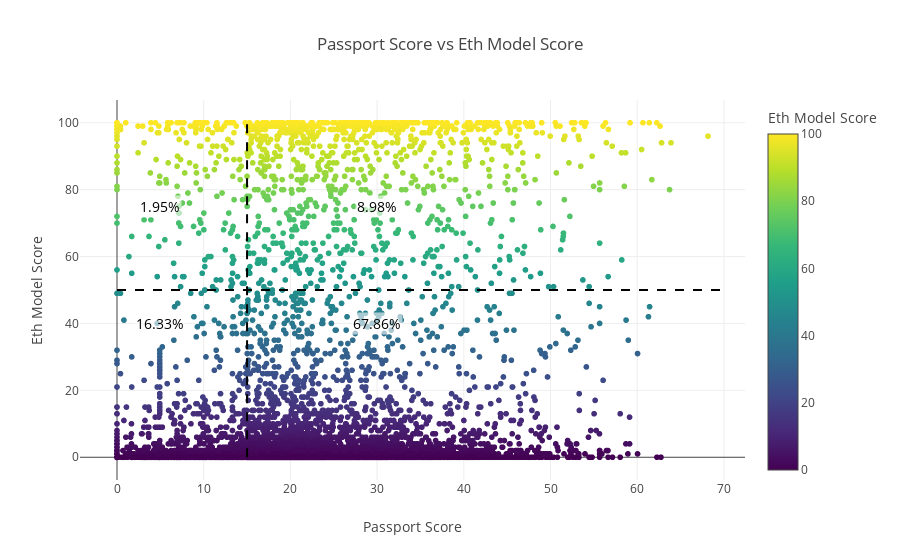

The notebook cell saved with this chart:
### Code cell
passport_score_threshold = 15
eth_model_score_threshold = 50

merged_filtered_votes = pd.merge(filtered_votes, eth_model, left_on='voter', right_on='address', how='left')
filtered_voters_and_scores = merged_filtered_votes.groupby('voter').agg(
    score=pd.NamedAgg(column='score', aggfunc='first'),
    eth_model_score=pd.NamedAgg(column='eth_model_score', aggfunc='mean')
)
filtered_voters_and_scores

top_right = filtered_voters_and_scores[(filtered_voters_and_scores['score'] >= passport_score_threshold) & (filtered_voters_and_scores['eth_model_score'] > eth_model_score_threshold)]
top_left = filtered_voters_and_scores[(filtered_voters_and_scores['score'] < passport_score_threshold) & (filtered_voters_and_scores['eth_model_score'] >= eth_model_score_threshold)]
bottom_left = filtered_voters_and_scores[(filtered_voters_and_scores['score'] < passport_score_threshold) & (filtered_voters_and_scores['eth_model_score'] < eth_model_score_threshold)]
bottom_right = filtered_voters_and_scores[(filtered_voters_and_scores['score'] >= passport_score_threshold) & (filtered_voters_and_scores['eth_model_score'] <= eth_model_score_threshold)]
total_records = len(filtered_voters_and_scores)

fig = px.scatter(filtered_voters_and_scores, x='score', y='eth_model_score', title='Passport Score vs Eth Model Score')
fig.update_traces(marker=dict(
    color=filtered_voters_and_scores['eth_model_score'],
    colorscale='Viridis',  # Changed colorscale to 'Viridis' which is more colorblind friendly
    colorbar=dict(title='Eth Model Score'),
    cmin=0,
    cmax=100
))
fig.update_layout(xaxis_title='Passport Score', yaxis_title='Eth Model Score')

# Adding lines where x = 15 and y = 50
fig.add_shape(
    type="line", line=dict(dash='dash'),
    x0=passport_score_threshold, x1=passport_score_threshold, y0=0, y1=100
)
fig.add_shape(
    type="line", line=dict(dash='dash'),
    x0=0, x1=70, y0=eth_model_score_threshold, y1=eth_model_score_threshold
)

# Calculate the percentage of records in each quadrant
top_right_percent = (len(top_right)/total_records)*100
top_left_percent = (len(top_left)/total_records)*100
bottom_left_percent = (len(bottom_left)/total_records)*100
bottom_right_percent = (len(bottom_right)/total_records)*100

# Add annotations to each quadrant
fig.add_annotation(x=30, y=75, text=f"{top_right_percent:.2f}%", showarrow=False, 
                   font=dict(color="black", size=14), 
                   bgcolor="rgba(255, 255, 255, 0.6)")
fig.add_annotation(x=5, y=75, text=f"{top_left_percent:.2f}%", showarrow=False, 
                   font=dict(color="black", size=14), 
                   bgcolor="rgba(255, 255, 255, 0.6)")
fig.add_annotation(x=5, y=eth_model_score_threshold-10, text=f"{bottom_left_percent:.2f}%", showarrow=False, 
                   font=dict(color="black", size=14), 
                   bgcolor="rgba(255, 255, 255, 0.6)")
fig.add_annotation(x=30, y=eth_model_score_threshold-10, text=f"{bottom_right_percent:.2f}%", showarrow=False, 
                   font=dict(color="black", size=14), 
                   bgcolor="rgba(255, 255, 255, 0.6)")
fig.show()

### Figure 1 — Plotly figure (JSON) as saved in the notebook; plotly's stock layout.template omitted (floating-point values rounded to 4 significant figures; data arrays with more than 128 entries replaced by an {"elided": "..."} marker saying what was removed)
{"data": [{"hovertemplate": "score=%{x}<br>eth_model_score=%{y}<extra></extra>", "legendgroup": "", "marker": {"cmax": 100, "cmin": 0, "color": {"elided": "10537 int values"}, "colorbar": {"title": {"text": "Eth Model Score"}}, "colorscale": [[0, "#440154"], [0.1111, "#482878"], [0.2222, "#3e4989"], [0.3333, "#31688e"], [0.4444, "#26828e"], [0.5556, "#1f9e89"], [0.6667, "#35b779"], [0.7778, "#6ece58"], [0.8889, "#b5de2b"], [1, "#fde725"]], "symbol": "circle"}, "mode": "markers", "name": "", "showlegend": false, "type": "scattergl", "x": {"elided": "10537 float values"}, "xaxis": "x", "y": {"elided": "10537 int values"}, "yaxis": "y"}], "layout": {"annotations": [{"bgcolor": "rgba(255, 255, 255, 0.6)", "font": {"color": "black", "size": 14}, "showarrow": false, "text": "8.98%", "x": 30, "y": 75}, {"bgcolor": "rgba(255, 255, 255, 0.6)", "font": {"color": "black", "size": 14}, "showarrow": false, "text": "1.95%", "x": 5, "y": 75}, {"bgcolor": "rgba(255, 255, 255, 0.6)", "font": {"color": "black", "size": 14}, "showarrow": false, "text": "16.33%", "x": 5, "y": 40}, {"bgcolor": "rgba(255, 255, 255, 0.6)", "font": {"color": "black", "size": 14}, "showarrow": false, "text": "67.86%", "x": 30, "y": 40}], "legend": {"tracegroupgap": 0}, "shapes": [{"line": {"dash": "dash"}, "type": "line", "x0": 15, "x1": 15, "y0": 0, "y1": 100}, {"line": {"dash": "dash"}, "type": "line", "x0": 0, "x1": 70, "y0": 50, "y1": 50}], "title": {"text": "Passport Score vs Eth Model Score"}, "xaxis": {"anchor": "y", "domain": [0, 1], "title": {"text": "Passport Score"}}, "yaxis": {"anchor": "x", "domain": [0, 1], "title": {"text": "Eth Model Score"}}}}
